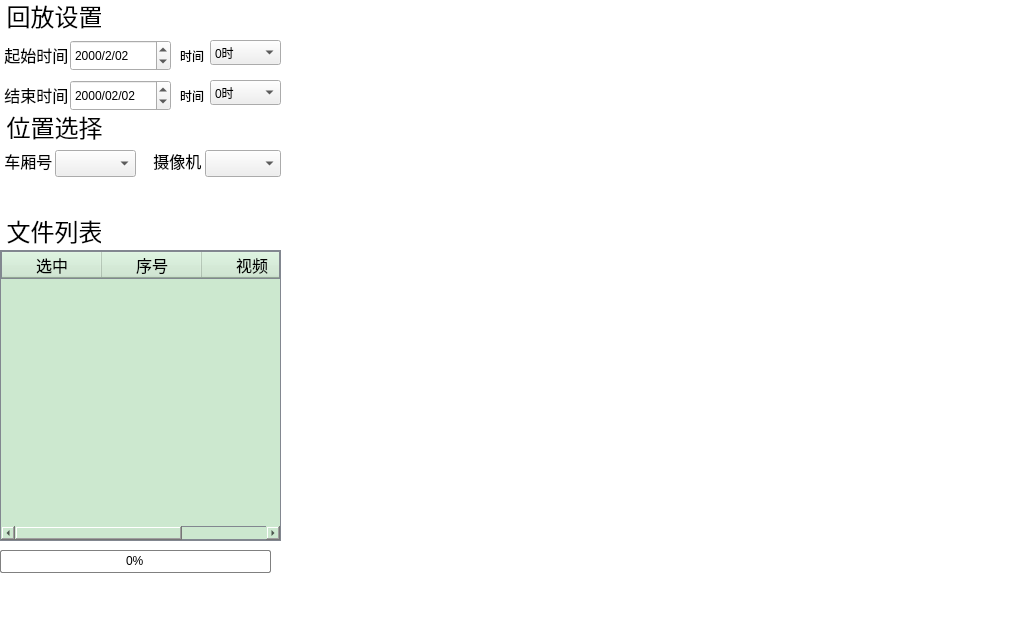
<?xml version="1.0" encoding="UTF-8"?>
<ui version="4.0">
 <class>recordPlayWidget</class>
 <widget class="QWidget" name="recordPlayWidget">
  <property name="geometry">
   <rect>
    <x>0</x>
    <y>0</y>
    <width>1024</width>
    <height>620</height>
   </rect>
  </property>
  <property name="windowTitle">
   <string>Form</string>
  </property>
  <property name="styleSheet">
   <string notr="true"/>
  </property>
  <widget class="QComboBox" name="cameraSelectionComboBox">
   <property name="geometry">
    <rect>
     <x>205</x>
     <y>150</y>
     <width>76</width>
     <height>27</height>
    </rect>
   </property>
   <property name="font">
    <font>
     <pointsize>12</pointsize>
    </font>
   </property>
  </widget>
  <widget class="QLabel" name="label_5">
   <property name="geometry">
    <rect>
     <x>0</x>
     <y>110</y>
     <width>111</width>
     <height>33</height>
    </rect>
   </property>
   <property name="font">
    <font>
     <pointsize>18</pointsize>
    </font>
   </property>
   <property name="styleSheet">
    <string notr="true"> #label_5 { 
	color: rgb(0, 0, 0);
    background-color: rgb(255, 255, 255);
  } 
 #label_5 * { 
     background-color:; 
 }</string>
   </property>
   <property name="text">
    <string> 位置选择</string>
   </property>
  </widget>
  <widget class="QPushButton" name="playNextOnePushButton">
   <property name="geometry">
    <rect>
     <x>660</x>
     <y>565</y>
     <width>51</width>
     <height>51</height>
    </rect>
   </property>
   <property name="styleSheet">
    <string notr="true">QPushButton{
background-image: url(:/monres/next.bmp);
border-color: rgb(255, 255, 255);
border-width: 1px;
border-style: solid;}

QPushButton:pressed
{background-color: rgb(86, 164, 246);
color: rgb(255, 255, 255);
border-color: rgb(170, 170, 170);
border-width: 2px;border-style: solid;}</string>
   </property>
   <property name="text">
    <string/>
   </property>
   <property name="iconSize">
    <size>
     <width>41</width>
     <height>41</height>
    </size>
   </property>
   <property name="flat">
    <bool>true</bool>
   </property>
  </widget>
  <widget class="QPushButton" name="stopPushButton">
   <property name="geometry">
    <rect>
     <x>530</x>
     <y>565</y>
     <width>51</width>
     <height>51</height>
    </rect>
   </property>
   <property name="styleSheet">
    <string notr="true">QPushButton{
background-image: url(:/monres/stop.bmp);
border-color: rgb(255, 255, 255);
border-width: 1px;
border-style: solid;}

QPushButton:pressed
{background-color: rgb(86, 164, 246);
color: rgb(255, 255, 255);
border-color: rgb(170, 170, 170);
border-width: 2px;border-style: solid;}
</string>
   </property>
   <property name="text">
    <string/>
   </property>
   <property name="iconSize">
    <size>
     <width>41</width>
     <height>41</height>
    </size>
   </property>
   <property name="flat">
    <bool>true</bool>
   </property>
  </widget>
  <widget class="QLabel" name="label_7">
   <property name="geometry">
    <rect>
     <x>140</x>
     <y>140</y>
     <width>151</width>
     <height>41</height>
    </rect>
   </property>
   <property name="font">
    <font>
     <pointsize>12</pointsize>
    </font>
   </property>
   <property name="styleSheet">
    <string notr="true"> #label_7 { 
	color: rgb(0, 0, 0);
    background-color: rgb(255, 255, 255);
  } 
 #label_7 * { 
     background-color:; 
 }</string>
   </property>
   <property name="text">
    <string>   摄像机</string>
   </property>
  </widget>
  <widget class="QPushButton" name="alarmPushButton">
   <property name="geometry">
    <rect>
     <x>715</x>
     <y>575</y>
     <width>82</width>
     <height>36</height>
    </rect>
   </property>
   <property name="font">
    <font>
     <pointsize>12</pointsize>
    </font>
   </property>
   <property name="styleSheet">
    <string notr="true">QPushButton{
background-image: url(:/monres/alertoff.bmp);
border-color: rgb(255, 255, 255);
border-width: 1px;
border-style: solid;}


QPushButton:pressed
{background-color: rgb(86, 164, 246);color: rgb(255, 255, 255);border-color: rgb(170, 170, 170);border-width: 2px;border-style: solid;}</string>
   </property>
   <property name="text">
    <string/>
   </property>
   <property name="checkable">
    <bool>true</bool>
   </property>
  </widget>
  <widget class="QLabel" name="label_8">
   <property name="geometry">
    <rect>
     <x>0</x>
     <y>190</y>
     <width>281</width>
     <height>41</height>
    </rect>
   </property>
   <property name="font">
    <font>
     <pointsize>15</pointsize>
    </font>
   </property>
   <property name="styleSheet">
    <string notr="true"> #label_8 { 
    background-color: rgb(255, 255, 255);
  } 
 #label_8 * { 
     background-color:; 
 }</string>
   </property>
   <property name="text">
    <string/>
   </property>
  </widget>
  <widget class="QTableWidget" name="recordFileTableWidget">
   <property name="geometry">
    <rect>
     <x>0</x>
     <y>250</y>
     <width>281</width>
     <height>291</height>
    </rect>
   </property>
   <property name="font">
    <font>
     <pointsize>12</pointsize>
    </font>
   </property>
   <property name="styleSheet">
    <string notr="true">border-style: none;
background-color: rgb(204, 232, 207);
gridline-color: rgb(255, 255, 255);
border-color: rgb(130, 135, 144);
border-width: 1px;border-style: solid;</string>
   </property>
   <property name="showGrid">
    <bool>false</bool>
   </property>
   <property name="columnCount">
    <number>3</number>
   </property>
   <attribute name="horizontalHeaderCascadingSectionResizes">
    <bool>false</bool>
   </attribute>
   <attribute name="horizontalHeaderDefaultSectionSize">
    <number>100</number>
   </attribute>
   <attribute name="horizontalHeaderShowSortIndicator" stdset="0">
    <bool>false</bool>
   </attribute>
   <attribute name="horizontalHeaderStretchLastSection">
    <bool>true</bool>
   </attribute>
   <attribute name="verticalHeaderVisible">
    <bool>false</bool>
   </attribute>
   <column>
    <property name="text">
     <string>选中</string>
    </property>
    <property name="font">
     <font>
      <pointsize>12</pointsize>
      <weight>50</weight>
      <bold>false</bold>
     </font>
    </property>
    <property name="textAlignment">
     <set>AlignCenter</set>
    </property>
    <property name="background">
     <color>
      <red>255</red>
      <green>255</green>
      <blue>255</blue>
     </color>
    </property>
   </column>
   <column>
    <property name="text">
     <string>序号</string>
    </property>
    <property name="font">
     <font>
      <pointsize>12</pointsize>
      <weight>50</weight>
      <bold>false</bold>
     </font>
    </property>
    <property name="textAlignment">
     <set>AlignCenter</set>
    </property>
    <property name="background">
     <color>
      <red>255</red>
      <green>255</green>
      <blue>255</blue>
     </color>
    </property>
   </column>
   <column>
    <property name="text">
     <string>视频</string>
    </property>
    <property name="font">
     <font>
      <pointsize>12</pointsize>
      <weight>50</weight>
      <bold>false</bold>
     </font>
    </property>
    <property name="textAlignment">
     <set>AlignCenter</set>
    </property>
    <property name="background">
     <color>
      <red>255</red>
      <green>255</green>
      <blue>255</blue>
     </color>
    </property>
   </column>
  </widget>
  <widget class="QPushButton" name="playLastOnePushButton">
   <property name="geometry">
    <rect>
     <x>270</x>
     <y>565</y>
     <width>51</width>
     <height>51</height>
    </rect>
   </property>
   <property name="styleSheet">
    <string notr="true">QPushButton{
background-image: url(:/monres/before.bmp);
border-color: rgb(255, 255, 255);
border-width: 1px;
border-style: solid;}

QPushButton:pressed
{background-color: rgb(86, 164, 246);
color: rgb(255, 255, 255);
border-color: rgb(170, 170, 170);
border-width: 2px;border-style: solid;}
</string>
   </property>
   <property name="text">
    <string/>
   </property>
   <property name="iconSize">
    <size>
     <width>41</width>
     <height>41</height>
    </size>
   </property>
   <property name="flat">
    <bool>true</bool>
   </property>
  </widget>
  <widget class="QPushButton" name="queryPushButton">
   <property name="geometry">
    <rect>
     <x>90</x>
     <y>185</y>
     <width>112</width>
     <height>32</height>
    </rect>
   </property>
   <property name="font">
    <font>
     <pointsize>12</pointsize>
    </font>
   </property>
   <property name="styleSheet">
    <string notr="true">QPushButton{
background-image: url(:/monres/search.bmp);
border-color: rgb(255, 255, 255);
border-width: 1px;
border-style: solid;}


QPushButton:pressed
{background-color: rgb(86, 164, 246);color: rgb(255, 255, 255);border-color: rgb(170, 170, 170);border-width: 2px;border-style: solid;}</string>
   </property>
   <property name="text">
    <string/>
   </property>
  </widget>
  <widget class="QLabel" name="label_2">
   <property name="geometry">
    <rect>
     <x>0</x>
     <y>0</y>
     <width>101</width>
     <height>30</height>
    </rect>
   </property>
   <property name="font">
    <font>
     <pointsize>18</pointsize>
    </font>
   </property>
   <property name="styleSheet">
    <string notr="true"> #label_2 { 
	color: rgb(0, 0, 0);
    background-color: rgb(255, 255, 255);
  } 
 #label_2 * { 
     background-color:; 
 }</string>
   </property>
   <property name="text">
    <string> 回放设置</string>
   </property>
  </widget>
  <widget class="QLabel" name="label_11">
   <property name="geometry">
    <rect>
     <x>0</x>
     <y>640</y>
     <width>311</width>
     <height>31</height>
    </rect>
   </property>
   <property name="font">
    <font>
     <pointsize>15</pointsize>
    </font>
   </property>
   <property name="styleSheet">
    <string notr="true"> #label_11 { 
    background-color: rgb(255, 255, 255);
  } 
 #label_11 * { 
     background-color:; 
 }</string>
   </property>
   <property name="text">
    <string/>
   </property>
  </widget>
  <widget class="QPushButton" name="downLoadPushButton">
   <property name="geometry">
    <rect>
     <x>30</x>
     <y>575</y>
     <width>207</width>
     <height>44</height>
    </rect>
   </property>
   <property name="font">
    <font>
     <pointsize>12</pointsize>
    </font>
   </property>
   <property name="styleSheet">
    <string notr="true">QPushButton{
background-image: url(:/monres/videodownload.bmp);
border-color: rgb(255, 255, 255);
border-width: 1px;
border-style: solid;}

QPushButton:pressed
{background-color: rgb(86, 164, 246);color: rgb(255, 255, 255);border-color: rgb(170, 170, 170);border-width: 2px;border-style: solid;}</string>
   </property>
   <property name="text">
    <string/>
   </property>
  </widget>
  <widget class="QPushButton" name="minusStepPushButton">
   <property name="geometry">
    <rect>
     <x>880</x>
     <y>560</y>
     <width>68</width>
     <height>58</height>
    </rect>
   </property>
   <property name="styleSheet">
    <string notr="true">QPushButton{
background-image: url(:/monres/mslow.bmp);
border-color: rgb(255, 255, 255);
border-width: 1px;
border-style: solid;}

QPushButton:pressed
{background-color: rgb(86, 164, 246);color: rgb(255, 255, 255);border-color: rgb(170, 170, 170);border-width: 2px;border-style: solid;}</string>
   </property>
   <property name="text">
    <string/>
   </property>
   <property name="iconSize">
    <size>
     <width>41</width>
     <height>41</height>
    </size>
   </property>
   <property name="flat">
    <bool>true</bool>
   </property>
  </widget>
  <widget class="QPushButton" name="playPushButton">
   <property name="geometry">
    <rect>
     <x>400</x>
     <y>565</y>
     <width>51</width>
     <height>51</height>
    </rect>
   </property>
   <property name="styleSheet">
    <string notr="true">QPushButton{
background-image: url(:/monres/start.bmp);
border-color: rgb(255, 255, 255);
border-width: 1px;
border-style: solid;}

QPushButton:pressed
{background-color: rgb(86, 164, 246);
color: rgb(255, 255, 255);
border-color: rgb(170, 170, 170);
border-width: 2px;border-style: solid;}
</string>
   </property>
   <property name="text">
    <string/>
   </property>
   <property name="iconSize">
    <size>
     <width>41</width>
     <height>41</height>
    </size>
   </property>
   <property name="flat">
    <bool>true</bool>
   </property>
  </widget>
  <widget class="QLabel" name="label_6">
   <property name="geometry">
    <rect>
     <x>0</x>
     <y>140</y>
     <width>141</width>
     <height>41</height>
    </rect>
   </property>
   <property name="font">
    <font>
     <pointsize>12</pointsize>
    </font>
   </property>
   <property name="styleSheet">
    <string notr="true"> #label_6 { 
	color: rgb(0, 0, 0);
    background-color: rgb(255, 255, 255);
  } 
 #label_6 * { 
     background-color:; 
 }</string>
   </property>
   <property name="text">
    <string> 车厢号</string>
   </property>
  </widget>
  <widget class="QLabel" name="label_4">
   <property name="geometry">
    <rect>
     <x>0</x>
     <y>80</y>
     <width>71</width>
     <height>30</height>
    </rect>
   </property>
   <property name="font">
    <font>
     <pointsize>12</pointsize>
    </font>
   </property>
   <property name="styleSheet">
    <string notr="true"> #label_4 { 
	color: rgb(0, 0, 0);
    background-color: rgb(255, 255, 255);
  } 
 #label_4 * { 
     background-color:; 
 }</string>
   </property>
   <property name="text">
    <string> 结束时间</string>
   </property>
  </widget>
  <widget class="QPushButton" name="fastForwardPushButton">
   <property name="geometry">
    <rect>
     <x>590</x>
     <y>565</y>
     <width>51</width>
     <height>51</height>
    </rect>
   </property>
   <property name="styleSheet">
    <string notr="true">QPushButton{
background-image: url(:/monres/fast.bmp);
border-color: rgb(255, 255, 255);
border-width: 1px;
border-style: solid;}

QPushButton:pressed
{background-color: rgb(86, 164, 246);
color: rgb(255, 255, 255);
border-color: rgb(170, 170, 170);
border-width: 2px;border-style: solid;}
</string>
   </property>
   <property name="text">
    <string/>
   </property>
   <property name="iconSize">
    <size>
     <width>41</width>
     <height>41</height>
    </size>
   </property>
   <property name="flat">
    <bool>true</bool>
   </property>
  </widget>
  <widget class="QLabel" name="label_9">
   <property name="geometry">
    <rect>
     <x>0</x>
     <y>210</y>
     <width>101</width>
     <height>41</height>
    </rect>
   </property>
   <property name="font">
    <font>
     <pointsize>18</pointsize>
    </font>
   </property>
   <property name="styleSheet">
    <string notr="true"> #label_9 { 
	color: rgb(0, 0, 0);
    background-color: rgb(255, 255, 255);
  } 
 #label_9 * { 
     background-color:; 
 }</string>
   </property>
   <property name="text">
    <string> 文件列表</string>
   </property>
  </widget>
  <widget class="QPushButton" name="slowForwardPushButton">
   <property name="geometry">
    <rect>
     <x>330</x>
     <y>565</y>
     <width>51</width>
     <height>51</height>
    </rect>
   </property>
   <property name="styleSheet">
    <string notr="true">QPushButton{
background-image: url(:/monres/slow.bmp);
border-color: rgb(255, 255, 255);
border-width: 1px;
border-style: solid;}

QPushButton:pressed
{background-color: rgb(86, 164, 246);
color: rgb(255, 255, 255);
border-color: rgb(170, 170, 170);
border-width: 2px;border-style: solid;}
</string>
   </property>
   <property name="text">
    <string/>
   </property>
   <property name="iconSize">
    <size>
     <width>41</width>
     <height>41</height>
    </size>
   </property>
   <property name="flat">
    <bool>true</bool>
   </property>
  </widget>
  <widget class="QLabel" name="label_3">
   <property name="geometry">
    <rect>
     <x>0</x>
     <y>40</y>
     <width>71</width>
     <height>30</height>
    </rect>
   </property>
   <property name="font">
    <font>
     <pointsize>12</pointsize>
    </font>
   </property>
   <property name="styleSheet">
    <string notr="true"> #label_3 { 
	color: rgb(0, 0, 0);
    background-color: rgb(255, 255, 255);
  } 
 #label_3 * { 
     background-color:; 
 }</string>
   </property>
   <property name="text">
    <string> 起始时间</string>
   </property>
  </widget>
  <widget class="QComboBox" name="carSeletionComboBox">
   <property name="geometry">
    <rect>
     <x>55</x>
     <y>150</y>
     <width>81</width>
     <height>27</height>
    </rect>
   </property>
   <property name="font">
    <font>
     <pointsize>12</pointsize>
    </font>
   </property>
  </widget>
  <widget class="QPushButton" name="plusStepPushButton">
   <property name="geometry">
    <rect>
     <x>950</x>
     <y>560</y>
     <width>68</width>
     <height>58</height>
    </rect>
   </property>
   <property name="styleSheet">
    <string notr="true">QPushButton{
background-image: url(:/monres/mfast.bmp);
border-color: rgb(255, 255, 255);
border-width: 1px;
border-style: solid;}

QPushButton:pressed
{background-color: rgb(86, 164, 246);color: rgb(255, 255, 255);border-color: rgb(170, 170, 170);border-width: 2px;border-style: solid;}</string>
   </property>
   <property name="text">
    <string/>
   </property>
   <property name="iconSize">
    <size>
     <width>41</width>
     <height>41</height>
    </size>
   </property>
   <property name="flat">
    <bool>true</bool>
   </property>
  </widget>
  <widget class="QDateEdit" name="StartdateEdit">
   <property name="geometry">
    <rect>
     <x>70</x>
     <y>40</y>
     <width>101</width>
     <height>31</height>
    </rect>
   </property>
   <property name="locale">
    <locale language="Chinese" country="China"/>
   </property>
   <property name="keyboardTracking">
    <bool>false</bool>
   </property>
   <property name="displayFormat">
    <string>yyyy/M/dd </string>
   </property>
   <property name="calendarPopup">
    <bool>false</bool>
   </property>
   <property name="timeSpec">
    <enum>Qt::LocalTime</enum>
   </property>
   <property name="date">
    <date>
     <year>2000</year>
     <month>2</month>
     <day>2</day>
    </date>
   </property>
  </widget>
  <widget class="QDateEdit" name="EnddateEdit">
   <property name="geometry">
    <rect>
     <x>70</x>
     <y>80</y>
     <width>101</width>
     <height>31</height>
    </rect>
   </property>
   <property name="locale">
    <locale language="Chinese" country="China"/>
   </property>
   <property name="keyboardTracking">
    <bool>false</bool>
   </property>
   <property name="displayFormat">
    <string>yyyy/MM/dd</string>
   </property>
   <property name="calendarPopup">
    <bool>false</bool>
   </property>
   <property name="currentSectionIndex">
    <number>0</number>
   </property>
   <property name="timeSpec">
    <enum>Qt::LocalTime</enum>
   </property>
   <property name="date">
    <date>
     <year>2000</year>
     <month>2</month>
     <day>2</day>
    </date>
   </property>
  </widget>
  <widget class="QLabel" name="label">
   <property name="geometry">
    <rect>
     <x>180</x>
     <y>45</y>
     <width>31</width>
     <height>21</height>
    </rect>
   </property>
   <property name="text">
    <string>时间</string>
   </property>
  </widget>
  <widget class="QLabel" name="label_14">
   <property name="geometry">
    <rect>
     <x>180</x>
     <y>85</y>
     <width>31</width>
     <height>21</height>
    </rect>
   </property>
   <property name="text">
    <string>时间</string>
   </property>
  </widget>
  <widget class="QPushButton" name="canselPushButton">
   <property name="geometry">
    <rect>
     <x>800</x>
     <y>575</y>
     <width>82</width>
     <height>36</height>
    </rect>
   </property>
   <property name="font">
    <font>
     <pointsize>12</pointsize>
    </font>
   </property>
   <property name="styleSheet">
    <string notr="true">QPushButton{
background-image: url(:/monres/cancel.bmp);
border-color: rgb(255, 255, 255);
border-width: 1px;
border-style: solid;}

QPushButton:pressed
{background-color: rgb(86, 164, 246);color: rgb(255, 255, 255);border-color: rgb(170, 170, 170);border-width: 2px;border-style: solid;}</string>
   </property>
   <property name="text">
    <string/>
   </property>
   <property name="checkable">
    <bool>true</bool>
   </property>
  </widget>
  <widget class="QPushButton" name="pushButton">
   <property name="geometry">
    <rect>
     <x>460</x>
     <y>565</y>
     <width>51</width>
     <height>51</height>
    </rect>
   </property>
   <property name="styleSheet">
    <string notr="true">QPushButton{
background-image: url(:/monres/pause1.bmp);
border-color: rgb(255, 255, 255);
border-width: 1px;
border-style: solid;}

QPushButton:pressed
{background-color: rgb(86, 164, 246);
color: rgb(255, 255, 255);
border-color: rgb(170, 170, 170);
border-width: 2px;border-style: solid;}
</string>
   </property>
   <property name="text">
    <string/>
   </property>
  </widget>
  <widget class="QLabel" name="label_12">
   <property name="geometry">
    <rect>
     <x>0</x>
     <y>0</y>
     <width>1024</width>
     <height>620</height>
    </rect>
   </property>
   <property name="styleSheet">
    <string notr="true">background-color: rgb(255, 255, 255);</string>
   </property>
   <property name="text">
    <string/>
   </property>
  </widget>
  <widget class="QProgressBar" name="fileDownloadProgressBar">
   <property name="geometry">
    <rect>
     <x>0</x>
     <y>550</y>
     <width>271</width>
     <height>23</height>
    </rect>
   </property>
   <property name="styleSheet">
    <string notr="true">QProgressBar {
	background-color: rgb(0, 193, 37);
   border: 1px solid grey;
   border-radius: 2px;
   background-color: #FFFFFF;
}
 
QProgressBar::chunk {
   background-color: #4FEE9C;
   width: 20px;
}
 
QProgressBar {
   border: 1px solid grey;
   border-radius: 2px;
   text-align: center;
}</string>
   </property>
   <property name="value">
    <number>0</number>
   </property>
  </widget>
  <widget class="QComboBox" name="StartcomboBox">
   <property name="geometry">
    <rect>
     <x>210</x>
     <y>40</y>
     <width>71</width>
     <height>25</height>
    </rect>
   </property>
   <item>
    <property name="text">
     <string>0时</string>
    </property>
   </item>
   <item>
    <property name="text">
     <string>1时</string>
    </property>
   </item>
   <item>
    <property name="text">
     <string>2时</string>
    </property>
   </item>
   <item>
    <property name="text">
     <string>3时</string>
    </property>
   </item>
   <item>
    <property name="text">
     <string>4时</string>
    </property>
   </item>
   <item>
    <property name="text">
     <string>5时</string>
    </property>
   </item>
   <item>
    <property name="text">
     <string>6时</string>
    </property>
   </item>
   <item>
    <property name="text">
     <string>7时</string>
    </property>
   </item>
   <item>
    <property name="text">
     <string>8时</string>
    </property>
   </item>
   <item>
    <property name="text">
     <string>9时</string>
    </property>
   </item>
   <item>
    <property name="text">
     <string>10时</string>
    </property>
   </item>
   <item>
    <property name="text">
     <string>11时</string>
    </property>
   </item>
   <item>
    <property name="text">
     <string>12时</string>
    </property>
   </item>
   <item>
    <property name="text">
     <string>13时</string>
    </property>
   </item>
   <item>
    <property name="text">
     <string>14时</string>
    </property>
   </item>
   <item>
    <property name="text">
     <string>15时</string>
    </property>
   </item>
   <item>
    <property name="text">
     <string>16时</string>
    </property>
   </item>
   <item>
    <property name="text">
     <string>17时</string>
    </property>
   </item>
   <item>
    <property name="text">
     <string>18时</string>
    </property>
   </item>
   <item>
    <property name="text">
     <string>19时</string>
    </property>
   </item>
   <item>
    <property name="text">
     <string>20时</string>
    </property>
   </item>
   <item>
    <property name="text">
     <string>21时</string>
    </property>
   </item>
   <item>
    <property name="text">
     <string>22时</string>
    </property>
   </item>
   <item>
    <property name="text">
     <string>23时</string>
    </property>
   </item>
  </widget>
  <widget class="QComboBox" name="EndcomboBox">
   <property name="geometry">
    <rect>
     <x>210</x>
     <y>80</y>
     <width>71</width>
     <height>25</height>
    </rect>
   </property>
   <item>
    <property name="text">
     <string>0时</string>
    </property>
   </item>
   <item>
    <property name="text">
     <string>1时</string>
    </property>
   </item>
   <item>
    <property name="text">
     <string>2时</string>
    </property>
   </item>
   <item>
    <property name="text">
     <string>3时</string>
    </property>
   </item>
   <item>
    <property name="text">
     <string>4时</string>
    </property>
   </item>
   <item>
    <property name="text">
     <string>5时</string>
    </property>
   </item>
   <item>
    <property name="text">
     <string>6时</string>
    </property>
   </item>
   <item>
    <property name="text">
     <string>7时</string>
    </property>
   </item>
   <item>
    <property name="text">
     <string>8时</string>
    </property>
   </item>
   <item>
    <property name="text">
     <string>9时</string>
    </property>
   </item>
   <item>
    <property name="text">
     <string>10时</string>
    </property>
   </item>
   <item>
    <property name="text">
     <string>11时</string>
    </property>
   </item>
   <item>
    <property name="text">
     <string>12时</string>
    </property>
   </item>
   <item>
    <property name="text">
     <string>13时</string>
    </property>
   </item>
   <item>
    <property name="text">
     <string>14时</string>
    </property>
   </item>
   <item>
    <property name="text">
     <string>15时</string>
    </property>
   </item>
   <item>
    <property name="text">
     <string>16时</string>
    </property>
   </item>
   <item>
    <property name="text">
     <string>17时</string>
    </property>
   </item>
   <item>
    <property name="text">
     <string>18时</string>
    </property>
   </item>
   <item>
    <property name="text">
     <string>19时</string>
    </property>
   </item>
   <item>
    <property name="text">
     <string>20时</string>
    </property>
   </item>
   <item>
    <property name="text">
     <string>21时</string>
    </property>
   </item>
   <item>
    <property name="text">
     <string>22时</string>
    </property>
   </item>
   <item>
    <property name="text">
     <string>23时</string>
    </property>
   </item>
  </widget>
  <zorder>label_12</zorder>
  <zorder>label_5</zorder>
  <zorder>stopPushButton</zorder>
  <zorder>label_7</zorder>
  <zorder>alarmPushButton</zorder>
  <zorder>label_8</zorder>
  <zorder>playLastOnePushButton</zorder>
  <zorder>label_2</zorder>
  <zorder>label_11</zorder>
  <zorder>minusStepPushButton</zorder>
  <zorder>playPushButton</zorder>
  <zorder>label_6</zorder>
  <zorder>label_4</zorder>
  <zorder>fastForwardPushButton</zorder>
  <zorder>label_9</zorder>
  <zorder>slowForwardPushButton</zorder>
  <zorder>label_3</zorder>
  <zorder>carSeletionComboBox</zorder>
  <zorder>plusStepPushButton</zorder>
  <zorder>cameraSelectionComboBox</zorder>
  <zorder>recordFileTableWidget</zorder>
  <zorder>downLoadPushButton</zorder>
  <zorder>playNextOnePushButton</zorder>
  <zorder>StartdateEdit</zorder>
  <zorder>EnddateEdit</zorder>
  <zorder>label</zorder>
  <zorder>label_14</zorder>
  <zorder>canselPushButton</zorder>
  <zorder>pushButton</zorder>
  <zorder>queryPushButton</zorder>
  <zorder>fileDownloadProgressBar</zorder>
  <zorder>StartcomboBox</zorder>
  <zorder>EndcomboBox</zorder>
 </widget>
 <resources/>
 <connections/>
</ui>
